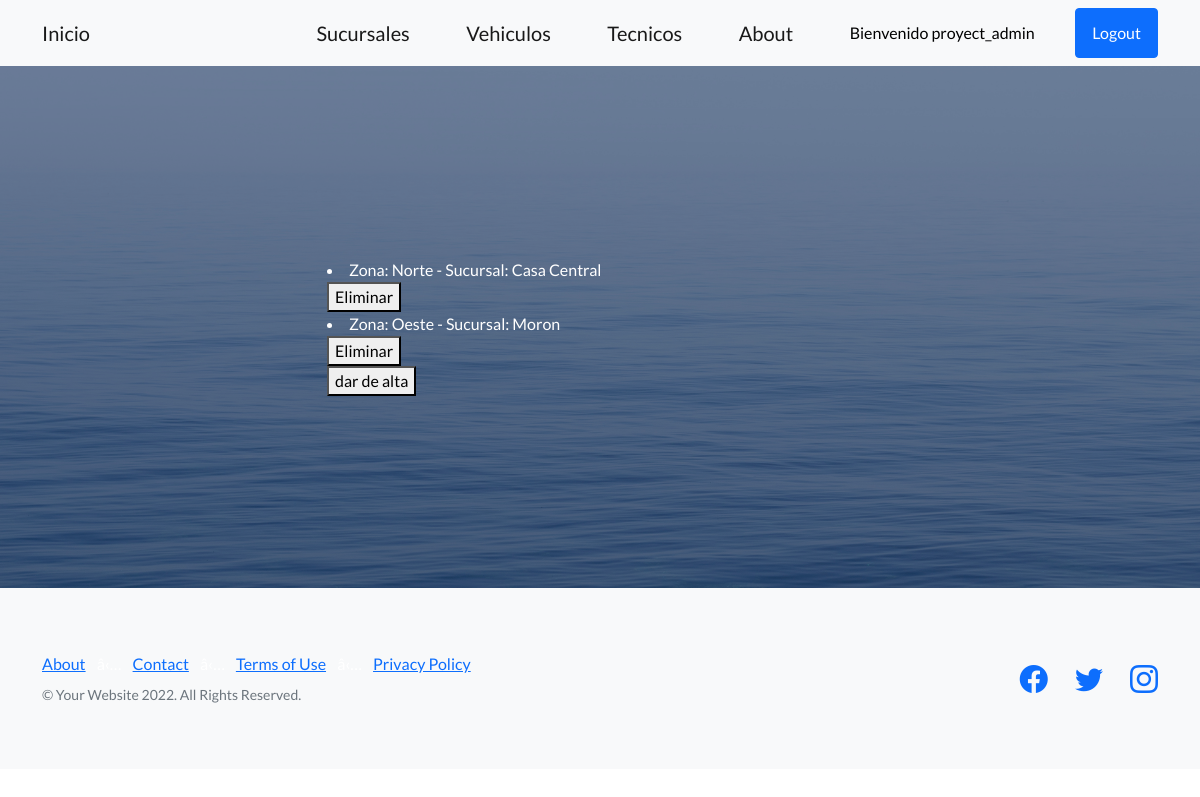
/readsuc/ (signed in), run on the app's committed database.
### app_final/models.py (models this page shows)
class Sucuarsales(models.Model):
    zona = models.CharField(max_length=40)
    rsoc = models.CharField(max_length=40)
    def __str__(self):
        return f'Zona: {self.zona} - Sucursal: {self.rsoc}'

### app_final/views.py (the view)
# urls.py: path('readsuc/', ReadSucursales, name='readsuc'),
def ReadSucursales(request):
    sucursales = Sucuarsales.objects.all()
    contexto = {'Sucursales': sucursales}
    return render(request, 'ReadSucursales.html', contexto)

### Final/Templates/ReadSucursales.html
{% extends 'padre.html' %}
{% block bloqueLibre1 %}
<body style="color: rgb(255, 255, 255)">
    {% for s in Sucursales %}
        <li>{{s}}</li>
        <div>
            <form action="{% url 'delsuc' s.zona %}"  method="POST"> {% csrf_token %}
                <button type="submit">Eliminar</button>
            </form>
        </div>
    {% endfor %}
    <form action="{% url 'formsuc'%}">
        <button type="submit">dar de alta</button>
    </form>
        </div>
</body>
{% endblock bloqueLibre1 %}

### Final/Templates/padre.html (shortened to what this page needs)
<!DOCTYPE html>
<html lang="en">
    <head>
        {% load static %}
        <link href="https://cdn.jsdelivr.net/npm/bootstrap-icons@1.5.0/font/bootstrap-icons.css" rel="stylesheet" type="text/css" />
        <link href="{% static 'css/styles.css' %}" rel="stylesheet" />
    </head>
    <body>
        <nav class="navbar navbar-light bg-light static-top">
        <div class="container">
            <div style="margin-right:170px; padding-left: -150px !important;">
                <a class="navbar-brand" href="{% url 'home' %}">Inicio</a>
            </div>
            <a class="navbar-brand" href="{% url 'sucursales' %}">Sucursales</a>
            <a class="navbar-brand" href="{% url 'vehiculos' %}">Vehiculos</a>
            <a class="navbar-brand" href="{% url 'tecnicos' %}">Tecnicos</a>
            <a class="navbar-brand" href="{% url 'about' %}">About</a>
            {% if user.is_authenticated %}
                <a style="color: Black;">Bienvenido {{user.username}}</a>
                <a class="btn btn-primary" href="{% url 'logout' %}">Logout</a>
            {% else %}
                <a class="btn btn-primary" href="{% url 'login' %}">Login</a>
                <a class="btn btn-primary" href="{% url 'register' %}">SignIn</a>
            {% endif %}
            </div>
        </nav>
        <header class="masthead">
            <div class="container position-relative">
                <div class="row justify-content-center">
                    <div class="col-xl-6">
                        {% block bloqueLibre1 %}
                        {% endblock bloqueLibre1 %}
        <footer class="footer bg-light">
            <div class="container">
                <div class="row">
                    <div class="col-lg-6 h-100 text-center text-lg-start my-auto">
                        <ul class="list-inline mb-2">
                            <li class="list-inline-item"><a href="#!">About</a></li>
                            <li class="list-inline-item">â‹…</li>
                            <li class="list-inline-item"><a href="#!">Contact</a></li>
                            <li class="list-inline-item">â‹…</li>
                            <li class="list-inline-item"><a href="#!">Terms of Use</a></li>
                            <li class="list-inline-item">â‹…</li>
                            <li class="list-inline-item"><a href="#!">Privacy Policy</a></li>
                        </ul>
                        <p class="text-muted small mb-4 mb-lg-0">&copy; Your Website 2022. All Rights Reserved.</p>
                    </div>
                    <div class="col-lg-6 h-100 text-center text-lg-end my-auto">
                        <ul class="list-inline mb-0">
                            <li class="list-inline-item me-4">
                                <a href="#!"><i class="bi-facebook fs-3"></i></a>
                            </li>
                            <li class="list-inline-item me-4">
                                <a href="#!"><i class="bi-twitter fs-3"></i></a>
                            </li>
                            <li class="list-inline-item">
                                <a href="#!"><i class="bi-instagram fs-3"></i></a>
                            </li>
                        </ul>
                    </div>
                </div>
            </div>
        </footer>
    </body>
</html>

### data on the page
Sucuarsales: zona+rsoc "Zona: Norte - Sucursal: Casa Central"
Sucuarsales: zona+rsoc "Zona: Oeste - Sucursal: Moron"

### other printed values
{{ user.username }} "proyect_admin"
